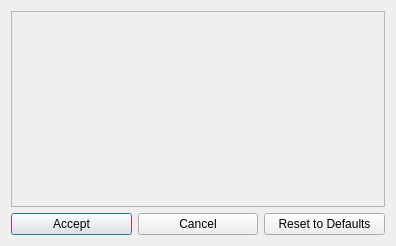
<?xml version="1.0" encoding="UTF-8"?>
<ui version="4.0">
 <class>EchoesOPRCosmeticPatchesDialog</class>
 <widget class="QDialog" name="BlankCosmeticPatchesDialog">
  <property name="geometry">
   <rect>
    <x>0</x>
    <y>0</y>
    <width>396</width>
    <height>246</height>
   </rect>
  </property>
  <property name="windowTitle">
   <string>EchoesOPR Game - Cosmetic Options</string>
  </property>
  <layout class="QGridLayout" name="gridLayout">
   <item row="2" column="2">
    <widget class="QPushButton" name="reset_button">
     <property name="text">
      <string>Reset to Defaults</string>
     </property>
    </widget>
   </item>
   <item row="2" column="0">
    <widget class="QPushButton" name="accept_button">
     <property name="text">
      <string>Accept</string>
     </property>
     <property name="default">
      <bool>true</bool>
     </property>
    </widget>
   </item>
   <item row="2" column="1">
    <widget class="QPushButton" name="cancel_button">
     <property name="text">
      <string>Cancel</string>
     </property>
    </widget>
   </item>
   <item row="1" column="0" colspan="3">
    <widget class="QScrollArea" name="scrollArea">
     <property name="widgetResizable">
      <bool>true</bool>
     </property>
     <widget class="QWidget" name="scroll_area_contents">
      <property name="geometry">
       <rect>
        <x>0</x>
        <y>0</y>
        <width>376</width>
        <height>194</height>
       </rect>
      </property>
      <layout class="QVBoxLayout" name="verticalLayout">
       <item>
        <spacer name="verticalSpacer">
         <property name="orientation">
          <enum>Qt::Orientation::Vertical</enum>
         </property>
         <property name="sizeHint" stdset="0">
          <size>
           <width>20</width>
           <height>40</height>
          </size>
         </property>
        </spacer>
       </item>
      </layout>
     </widget>
    </widget>
   </item>
  </layout>
 </widget>
 <layoutdefault spacing="6" margin="11"/>
 <resources/>
 <connections/>
</ui>
